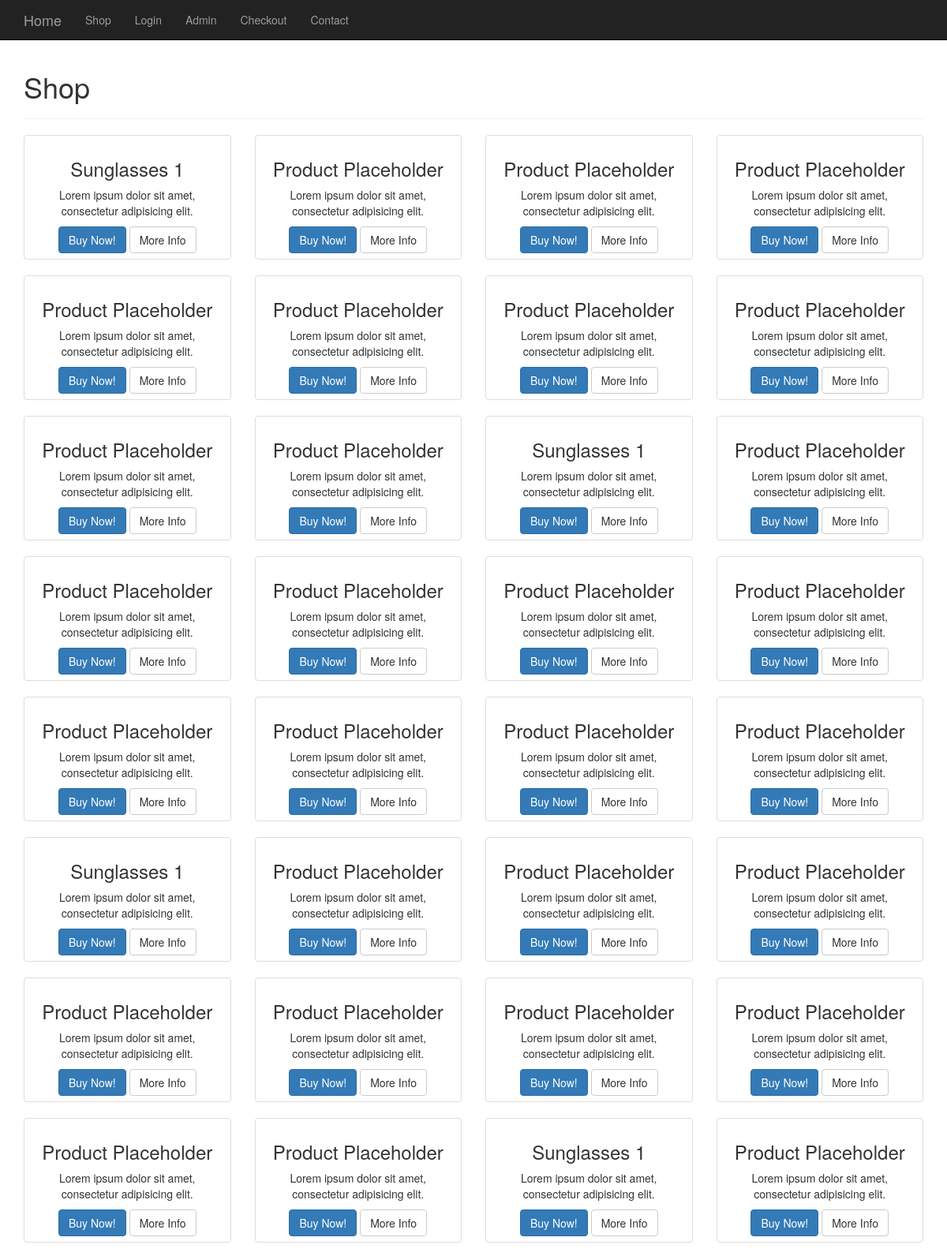
Page /public/shop.php (upper part) on the committed database.
### tables this page shows
CREATE TABLE `products` (
  `product_id` int(11) NOT NULL,
  `product_title` varchar(255) NOT NULL,
  `product_category_id` int(11) NOT NULL,
  `product_price` float NOT NULL,
  `product_quantity` int(11) NOT NULL,
  `product_description` text NOT NULL,
  `short_desc` text NOT NULL,
  `product_image` varchar(255) NOT NULL
);

### resources/functions.php (the view, shortened to what this page needs)
<?php
$upload_directory = "uploads";
function query($sql)
{
    global $connection;
    return mysqli_query($connection, $sql);
}
function fetch_array($result)
{
    return mysqli_fetch_array($result);
}
function get_products_in_shop_page() {
$query = query(" SELECT * FROM products");
while($row = fetch_array($query)) {
$product_image = display_image($row['product_image']);
$product = <<<DELIMETER
            <div class="col-md-3 col-sm-6 hero-feature">
                <div class="thumbnail">
                    <img src="../resources/{$product_image}" alt="">
                    <div class="caption">
                        <h3>{$row['product_title']}</h3>
                        <p>Lorem ipsum dolor sit amet, consectetur adipisicing elit.</p>
                        <p>
                            <a href="../resources/cart.php?add={$row['product_id']}" class="btn btn-primary">Buy Now!</a> <a href="item.php?id={$row['product_id']}" class="btn btn-default">More Info</a>
                        </p>
                    </div>
                </div>
            </div>
DELIMETER;
echo $product;
        }
}
function display_image($picture) {
global $upload_directory;
return $upload_directory  . DS . $picture;
}
?>

### public/css/shop-homepage.css (style rules this page uses)
body { padding-top: 70px; }
.caption { height: 130px; overflow: hidden; }
.thumbnail { padding: 0; }

### public/css/styles.css (style rules this page uses)
.caption { height: 156px; }

### rows in the picture
products: product_title "Sunglasses 1"
products: product_title "Product Placeholder"
products: product_title "Product Placeholder"
products: product_title "Product Placeholder"
products: product_title "Product Placeholder"
products: product_title "Product Placeholder"
products: product_title "Product Placeholder"
products: product_title "Product Placeholder"
products: product_title "Product Placeholder"
products: product_title "Product Placeholder"
products: product_title "Sunglasses 1"
products: product_title "Product Placeholder"
products: product_title "Product Placeholder"
products: product_title "Product Placeholder"
products: product_title "Product Placeholder"
products: product_title "Product Placeholder"
products: product_title "Product Placeholder"
products: product_title "Product Placeholder"
products: product_title "Product Placeholder"
products: product_title "Product Placeholder"
products: product_title "Sunglasses 1"
products: product_title "Product Placeholder"
products: product_title "Product Placeholder"
products: product_title "Product Placeholder"
products: product_title "Product Placeholder"
products: product_title "Product Placeholder"
products: product_title "Product Placeholder"
products: product_title "Product Placeholder"
products: product_title "Product Placeholder"
products: product_title "Product Placeholder"
products: product_title "Sunglasses 1"
products: product_title "Product Placeholder"
